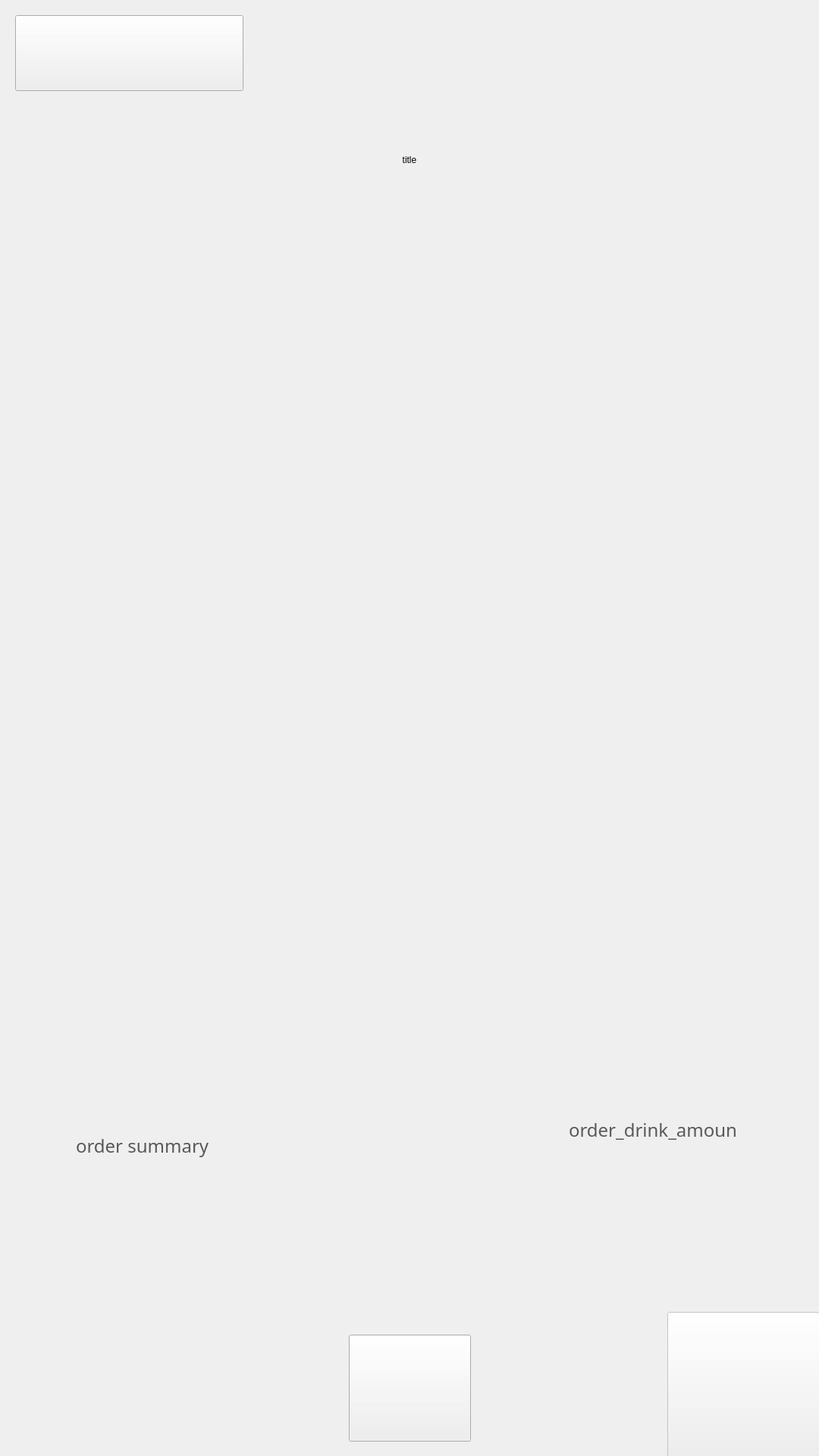
<?xml version="1.0" encoding="UTF-8"?>
<ui version="4.0">
 <class>page_tap_payment_serial</class>
 <widget class="QWidget" name="page_tap_payment_serial">
  <property name="geometry">
   <rect>
    <x>0</x>
    <y>0</y>
    <width>1080</width>
    <height>1920</height>
   </rect>
  </property>
  <property name="windowTitle">
   <string>Form</string>
  </property>
  <property name="styleSheet">
   <string notr="true"/>
  </property>
  <widget class="QPushButton" name="previousPage_Button">
   <property name="geometry">
    <rect>
     <x>20</x>
     <y>20</y>
     <width>301</width>
     <height>100</height>
    </rect>
   </property>
   <property name="text">
    <string/>
   </property>
  </widget>
  <widget class="QPushButton" name="mainPage_Button">
   <property name="enabled">
    <bool>true</bool>
   </property>
   <property name="geometry">
    <rect>
     <x>460</x>
     <y>1760</y>
     <width>161</width>
     <height>141</height>
    </rect>
   </property>
   <property name="text">
    <string/>
   </property>
  </widget>
  <widget class="QLabel" name="order_total_amount">
   <property name="geometry">
    <rect>
     <x>800</x>
     <y>1105</y>
     <width>250</width>
     <height>41</height>
    </rect>
   </property>
   <property name="font">
    <font>
     <family>Montserrat</family>
     <pointsize>-1</pointsize>
     <weight>75</weight>
     <bold>true</bold>
    </font>
   </property>
   <property name="styleSheet">
    <string notr="true">font-family: Montserrat;
background-image: url(/home/df-admin/production/references/background.png);
font-style: light;
font-weight: bold;
font-size: 36px;
line-height: 44px;

color: #58595B;</string>
   </property>
   <property name="text">
    <string/>
   </property>
   <property name="textFormat">
    <enum>Qt::RichText</enum>
   </property>
  </widget>
  <widget class="QLabel" name="order_drink_amount">
   <property name="geometry">
    <rect>
     <x>750</x>
     <y>1470</y>
     <width>221</width>
     <height>41</height>
    </rect>
   </property>
   <property name="font">
    <font>
     <family>Montserrat</family>
     <pointsize>-1</pointsize>
    </font>
   </property>
   <property name="styleSheet">
    <string notr="true">font-family: Montserrat;
font-style: light;
font-size: 24px;
color: #58595B;</string>
   </property>
   <property name="text">
    <string>order_drink_amount</string>
   </property>
   <property name="textFormat">
    <enum>Qt::RichText</enum>
   </property>
   <property name="alignment">
    <set>Qt::AlignRight|Qt::AlignTrailing|Qt::AlignVCenter</set>
   </property>
  </widget>
  <widget class="QPushButton" name="payment_bypass_Button">
   <property name="enabled">
    <bool>false</bool>
   </property>
   <property name="geometry">
    <rect>
     <x>880</x>
     <y>1730</y>
     <width>201</width>
     <height>191</height>
    </rect>
   </property>
   <property name="text">
    <string/>
   </property>
  </widget>
  <widget class="QLabel" name="productLabel">
   <property name="geometry">
    <rect>
     <x>100</x>
     <y>1470</y>
     <width>521</width>
     <height>81</height>
    </rect>
   </property>
   <property name="styleSheet">
    <string notr="true">font-family: Montserrat;
font-style: light;
font-size: 24px;
color: #58595B;</string>
   </property>
   <property name="text">
    <string>order summary</string>
   </property>
  </widget>
  <widget class="QLabel" name="title_Label">
   <property name="geometry">
    <rect>
     <x>190</x>
     <y>170</y>
     <width>700</width>
     <height>81</height>
    </rect>
   </property>
   <property name="text">
    <string>title</string>
   </property>
   <property name="alignment">
    <set>Qt::AlignCenter</set>
   </property>
  </widget>
  <widget class="QLabel" name="animated_Label">
   <property name="geometry">
    <rect>
     <x>221</x>
     <y>327</y>
     <width>639</width>
     <height>639</height>
    </rect>
   </property>
   <property name="text">
    <string/>
   </property>
  </widget>
  <widget class="QLabel" name="preauthLabel">
   <property name="geometry">
    <rect>
     <x>180</x>
     <y>1090</y>
     <width>581</width>
     <height>81</height>
    </rect>
   </property>
   <property name="styleSheet">
    <string notr="true">font-family: Montserrat;
font-style: light;
font-size: 24px;
color: #58595B;</string>
   </property>
   <property name="text">
    <string/>
   </property>
   <property name="wordWrap">
    <bool>true</bool>
   </property>
  </widget>
 </widget>
 <resources/>
 <connections/>
</ui>
